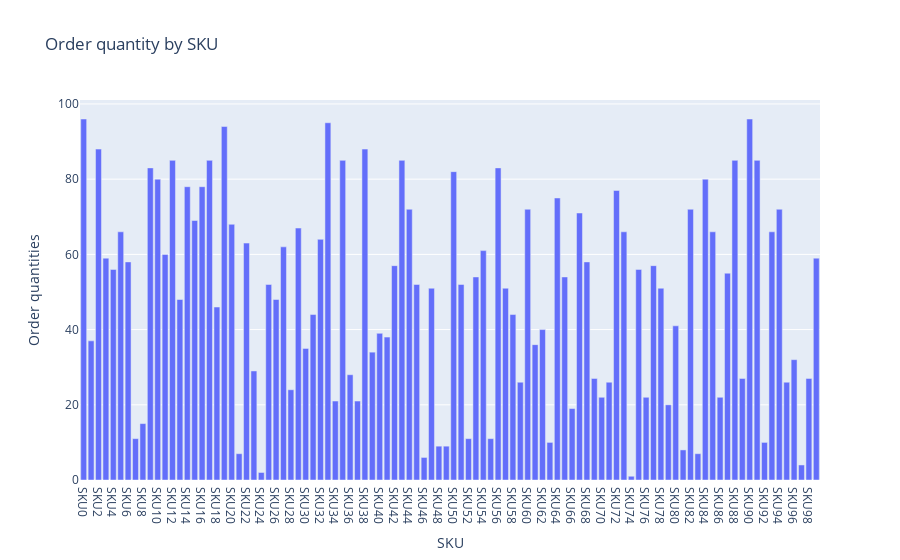

Notebook code cell kept with this figure:
### Code cell
# Order quantity by each SKU
Order_SKU = px.bar(df,x='SKU',y='Order quantities',title = 'Order quantity by SKU')
Order_SKU.show()

### Figure 1 — Plotly figure (JSON) as saved in the notebook; plotly's stock layout.template omitted (floating-point values rounded to 4 significant figures)
{"data": [{"alignmentgroup": "True", "hovertemplate": "SKU=%{x}<br>Order quantities=%{y}<extra></extra>", "legendgroup": "", "marker": {"color": "#636efa", "pattern": {"shape": ""}}, "name": "", "offsetgroup": "", "orientation": "v", "showlegend": false, "textposition": "auto", "type": "bar", "x": ["SKU0", "SKU1", "SKU2", "SKU3", "SKU4", "SKU5", "SKU6", "SKU7", "SKU8", "SKU9", "SKU10", "SKU11", "SKU12", "SKU13", "SKU14", "SKU15", "SKU16", "SKU17", "SKU18", "SKU19", "SKU20", "SKU21", "SKU22", "SKU23", "SKU24", "SKU25", "SKU26", "SKU27", "SKU28", "SKU29", "SKU30", "SKU31", "SKU32", "SKU33", "SKU34", "SKU35", "SKU36", "SKU37", "SKU38", "SKU39", "SKU40", "SKU41", "SKU42", "SKU43", "SKU44", "SKU45", "SKU46", "SKU47", "SKU48", "SKU49", "SKU50", "SKU51", "SKU52", "SKU53", "SKU54", "SKU55", "SKU56", "SKU57", "SKU58", "SKU59", "SKU60", "SKU61", "SKU62", "SKU63", "SKU64", "SKU65", "SKU66", "SKU67", "SKU68", "SKU69", "SKU70", "SKU71", "SKU72", "SKU73", "SKU74", "SKU75", "SKU76", "SKU77", "SKU78", "SKU79", "SKU80", "SKU81", "SKU82", "SKU83", "SKU84", "SKU85", "SKU86", "SKU87", "SKU88", "SKU89", "SKU90", "SKU91", "SKU92", "SKU93", "SKU94", "SKU95", "SKU96", "SKU97", "SKU98", "SKU99"], "xaxis": "x", "y": [96, 37, 88, 59, 56, 66, 58, 11, 15, 83, 80, 60, 85, 48, 78, 69, 78, 85, 46, 94, 68, 7, 63, 29, 2, 52, 48, 62, 24, 67, 35, 44, 64, 95, 21, 85, 28, 21, 88, 34, 39, 38, 57, 85, 72, 52, 6, 51, 9, 9, 82, 52, 11, 54, 61, 11, 83, 51, 44, 26, 72, 36, 40, 10, 75, 54, 19, 71, 58, 27, 22, 26, 77, 66, 1, 56, 22, 57, 51, 20, 41, 8, 72, 7, 80, 66, 22, 55, 85, 27, 96, 85, 10, 66, 72, 26, 32, 4, 27, 59], "yaxis": "y"}], "layout": {"barmode": "relative", "legend": {"tracegroupgap": 0}, "title": {"text": "Order quantity by SKU"}, "xaxis": {"anchor": "y", "domain": [0, 1], "title": {"text": "SKU"}}, "yaxis": {"anchor": "x", "domain": [0, 1], "title": {"text": "Order quantities"}}}}
